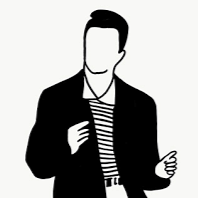
#> input picture rick2.png, 198 x 198 px
$ jupyter execute --allow-errors advanced_visualization.ipynb
#> lines starting #> are read from the running program, lines starting #| are printed output that depends on the picture; after the words box and inside, x2 and y2 are one past the last pixel; in counts of white or black regions, pixels touching at a corner belong together
# Advanced Visualization

`Matplotlib` is the most popular plotting package for mathmatians, scientists, statisticsts, ML/AI programmers in Python.

* Matplotlib is designed to be as usable as MATLAB, with the ability to use Python, and the advantage of being free and open-source.
* John D. Hunter (1968-2012), the original author of Matplotlib
    > Matplotlib is a library for making 2D plots of arrays in Python. Although it has its origins in emulating the MATLAB graphics commands, it is independent of MATLAB, and can be used in a Pythonic, object-oriented way. Although Matplotlib is written primarily in pure Python, it makes heavy use of NumPy and other extension code to provide good performance even for large arrays.
* From matplotlib.org
    > Matplotlib is a comprehensive library for creating static, animated, and interactive visualizations in Python. Matplotlib makes easy things easy and hard things possible.

In this notebook, we will learn a few more advanced tips about matplotlib.

2024.05.26
Kuo-Chuan Pan

[cell 1]
import numpy as np
import matplotlib
import matplotlib.pyplot as plt
from scipy import ndimage

# Advanced Visualizaion for Project 1

Let's recall in the project 1, we have learned how to solve an Initial Value Problem (IVP) numerically. Let's use our IVP solver to generate some numerical data for visualization.

[cell 2]
from project1.solution.solver_sol import solve_ivp

[cell 3]
# define the y' funciotn
# [6 lines left out: function func_forced, not called in this run]

[cell 4]
# Prepare the input arguments
t_span = np.linspace(0,100, 5001)
t_eval = t_span
A = 1
y = np.array([A,0]) # initial condition
K = 1
M = 1
L = 0.1
F0 =0.1
WF = 0.1
args = (K,M,L,F0,WF)

# use the IVP solver
#> (the rest of this cell did not finish here and is left out)

[cell 5]
# Compared with the particular solution
omega0 = np.sqrt(K/M)
gamma  = L/(2*M)
D = F0/np.sqrt((omega0**2 - WF**2)**2 + 4*WF**2*gamma**2)
delta = np.arctan(2*WF*gamma/(omega0**2 - WF**2))

xp = D * np.cos(WF*t_eval - delta)

#> (a cell that did not finish here is left out)

The plot with default setup is not too bad. But could we improve this Figure?\
Of course, the first thing is that we have to add the x-labe and y-label in the plot.

Before we start any modification let's check the version of matplotlib first. You need to have version higher than 3.7.2 for better consistency.

[cell 7]
# display your matplotlib version
print(matplotlib.__version__)

There are several predefined "styles" in matplotlib.
See https://matplotlib.org/stable/users/explain/customizing.html#using-style-sheets for more information.

[cell 8]
# Try one style first.
plt.style.use('seaborn-v0_8-pastel')

You could also check the available styles by running

[cell 9]
print(plt.style.available)

[cell 10]
# Make a new plot with the new style
plt.figure(figsize=(6,4))
#> (the rest of this cell did not finish here and is left out)

If you don't like the predefined colors, you could find the color hex codes online.\
For example, https://colorhunt.co/ or https://coolors.co/

[cell 11]
# Make a pretty plot
plt.figure(figsize=(6,4))
#> (the rest of this cell did not finish here and is left out)

### Exercise 1

Now, try modify the above code with your own style.\
Submit your figure to here: https://drive.google.com/drive/folders/1Dv_krzBUEKLOWug5FyF1KSAiYjfMU6Ny?usp=sharing

[cell 12]
# TODO
# Try one style first.
plt.style.use('_classic_test_patch')
# Make a pretty plot
plt.figure(figsize=(6,4))
plt.plot(t_eval, xp, label="particular solution", color="#F6995C", linewidth=2)
#> (the rest of this cell did not finish here and is left out)

It is a common that we need to plot multiple lines in a figure.\
In general, we should not draw too many lines in a figure.\
However, if these lines are connected with some parameters,\
we could plot them together to see the varitaion of these parameters.

[cell 13]
# run a series simulations with different parameters.
t_span = np.linspace(0,100, 5001)
t_eval = t_span
A = 1
y = np.array([A,0]) # initial condition
K = 1
M = 1
L = 0.1
F0 =0.1
WF = 0.1

sols = []
#> (the rest of this cell did not finish here and is left out)

[cell 14]
# make a colormap
cmap = plt.get_cmap("viridis")
colors = cmap(np.linspace(0,1,20))

# Make a pretty plot
plt.figure(figsize=(6,4))
for i, sol in enumerate(sols):
    plt.plot(t_eval, sol, color=colors[i],alpha=0.8)

# colorbar
sm = plt.cm.ScalarMappable(cmap=cmap, norm=plt.Normalize(vmin=0.01, vmax=0.2))
sm._A = []
#> (the rest of this cell did not finish here and is left out)

**References:**

* Color maps: https://matplotlib.org/stable/users/explain/colors/colormaps.html
* Color plate: https://colorhunt.co/  or https://coolors.co/

### Exercise 2: Forced Oscillations

Run 20 simulations with different $\omega_F$, ranging from 0.8 to 1.2.
Use a divergence colormap to visualize the results with different $\omega_F$.
Could you see the resonance at $\omega_F=1$?

Submit your plot to https://drive.google.com/drive/folders/1MVeTXhy5PfGIYjg4lOuGUdtYyxQdI0WV?usp=sharing

[cell 15]
# TODO:

# run a series simulations with different parameters.
t_span = np.linspace(0,100, 5001)
t_eval = t_span
A = 1
y = np.array([A,0]) # initial condition
K = 1
M = 1
L = 0.1
F0 =0.1
omegaf = np.linspace(0.8, 1.2, 20, endpoint=True)

sols = []
#> (the rest of this cell did not finish here and is left out)

[cell 16]
# make a colormap
cmap = plt.get_cmap("viridis")
colors = cmap(np.linspace(0,1,20))
alpha_value = np.linspace(1,0.5,20)

# Make a pretty plot
plt.figure(figsize=(6,4))
for i, sol in enumerate(sols):
    plt.plot(t_eval, sol, color=colors[i],alpha=alpha_value[i])

# colorbar
sm = plt.cm.ScalarMappable(cmap=cmap, norm=plt.Normalize(vmin=0.8, vmax=1.2))
sm._A = []
#> (the rest of this cell did not finish here and is left out)

To better visualize the resonance, we could compuate the averaged amplitudes in the last 40 seconds.\
Draw a plot of the Averaged amplitude vs the forced frequency ($\omega_f$).

[cell 17]
#TODO

### Exercise 3

Now, repeat the same calculations with 20 different L, ranging from 0.01 to 0.2
How could we visualize these results with changing two parameters?

Submit your plots here: https://drive.google.com/drive/folders/1XP6G_weYcWwanZPhMxr7U6C8HV32HX3r?usp=sharing

[cell 18]
#TODO:

We have the averaged amplitude with differnt WF and L.
In principle, its is a 3D matrix. How do we visualize it?
Naively, we could make a 3D plot, but the viewing angle is a problem.
In this case, we could use a scatter plot instead of a 3D.
The marksize could be used to represent the third dimension.

[cell 19]
# TODO:

# Advanced Visualization for Project 2

In project 2, we have learned how to simulate a N-body system with Python.
The N-body simulation is fun when giving a special initial condition.

For example, we could use our logo to make a funny nbody simulation:

**The question is how do we setup the initial condition?**

One simple solution is write a lot of `if` and `elif` statements to confine particles within certain area.
But the code will become extremely diffciult to handle when the condition is complex.

A better way is to define a Bool matrix, showing with/without particles in a certain domain.
In this tutorial, we will use a `png` image as a filter. For exmaple, "black" means have particles and "white" means no particles.

To do so, we could use the `imread()` function to load an impage file into a numpy mD array.
We could downsize the dimension to 2D by removing the color information.

`ndimage` is a powerful `scipy` package to process multidimensional image.
To throw particles inside the image domain is similar to the mon

[cell 20]
from project2.solutions.nbody import Particles
from project2.solutions.nbody import NBodySimulator
from project2.solutions.nbody import load_files, save_movie
import matplotlib.animation as animation

[cell 21]
def initial_particles(N=1000):

    # load the image
#> called with N = 10000
    image_path = 'rick2.png'
    img = plt.imread(image_path)
#> img is the input picture: shape (198, 198, 4) float32; mean R, G, B, A 0.65, 0.65, 0.645, 1
    img  = ndimage.rotate(img, 270)
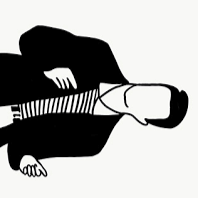
#> img: shape (198, 198, 4) float32; mean R, G, B, A 0.65, 0.65, 0.645, 1; drawn with min black and max white
    xy_img = img[:,:,0] # take only one channel
    mask = xy_img < 0.7 # thresholding
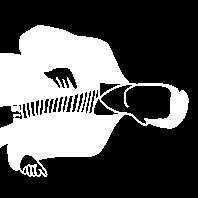
#> mask: shape (198, 198) bool; 34.4% white; 1 white region, box (x1, y1, x2, y2) and area: (0, 25, 189, 177) 13481
    (xsize,ysize)=np.shape(xy_img) # size of the image
#> xsize = 198; ysize = 198

    # create particles
    pts = Particles(N)
    totalMass = 1.0
    mass = totalMass*np.ones((N,1))/N
    vel  = np.random.rand(N,3)
    vel -= np.mean(mass*vel,0)/np.mean(mass) # - CM velocity
    acc  = np.zeros((N,3))

    # for postions
    thickness = 1
    pos      = np.random.rand(N,3)
    pos[:,2] = np.random.rand(N)*thickness - (thickness/2)

    # randomize the positions
    count = 0
    while count < N:
        [i,j] = np.random.randint(xsize,size=2)
        if mask[i,j]:
            x = i + np.random.rand()-0.5
            y = j + np.random.rand()-0.5
            pos[count,0] = x/xsize
            pos[count,1] = y/ysize
            count +=1

    pts.positions = pos
    pts.velocities = vel
    pts.accelerations = acc

    return pts
